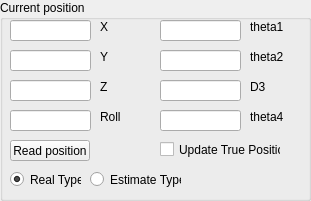
   <widget class="QGroupBox" name="gb_position_read">
    <property name="geometry">
     <rect>
      <x>10</x>
      <y>30</y>
      <width>311</width>
      <height>201</height>
     </rect>
    </property>
    <property name="title">
     <string>Current position</string>
    </property>
    <widget class="QLineEdit" name="tb_x_cur_cor">
     <property name="geometry">
      <rect>
       <x>10</x>
       <y>20</y>
       <width>81</width>
       <height>21</height>
      </rect>
     </property>
    </widget>
    <widget class="QLineEdit" name="tb_y_cur_cor">
     <property name="geometry">
      <rect>
       <x>10</x>
       <y>50</y>
       <width>81</width>
       <height>21</height>
      </rect>
     </property>
    </widget>
    <widget class="QLineEdit" name="tb_z_cur_cor">
     <property name="geometry">
      <rect>
       <x>10</x>
       <y>80</y>
       <width>81</width>
       <height>21</height>
      </rect>
     </property>
    </widget>
    <widget class="QLineEdit" name="tb_roll_cur_cor">
     <property name="geometry">
      <rect>
       <x>10</x>
       <y>110</y>
       <width>81</width>
       <height>21</height>
      </rect>
     </property>
    </widget>
    <widget class="QLineEdit" name="tb_theta1_cur_val">
     <property name="geometry">
      <rect>
       <x>160</x>
       <y>20</y>
       <width>81</width>
       <height>21</height>
      </rect>
     </property>
    </widget>
    <widget class="QLineEdit" name="tb_theta2_cur_val">
     <property name="geometry">
      <rect>
       <x>160</x>
       <y>50</y>
       <width>81</width>
       <height>21</height>
      </rect>
     </property>
    </widget>
    <widget class="QLineEdit" name="tb_d3_cur_val">
     <property name="geometry">
      <rect>
       <x>160</x>
       <y>80</y>
       <width>81</width>
       <height>21</height>
      </rect>
     </property>
    </widget>
    <widget class="QLineEdit" name="tb_theta4_cur_val">
     <property name="geometry">
      <rect>
       <x>160</x>
       <y>110</y>
       <width>81</width>
       <height>21</height>
      </rect>
     </property>
    </widget>
    <widget class="QLabel" name="label_8">
     <property name="geometry">
      <rect>
       <x>100</x>
       <y>20</y>
       <width>47</width>
       <height>13</height>
      </rect>
     </property>
     <property name="text">
      <string>X</string>
     </property>
    </widget>
    <widget class="QLabel" name="label_9">
     <property name="geometry">
      <rect>
       <x>100</x>
       <y>50</y>
       <width>47</width>
       <height>13</height>
      </rect>
     </property>
     <property name="text">
      <string>Y</string>
     </property>
    </widget>
    <widget class="QLabel" name="label_10">
     <property name="geometry">
      <rect>
       <x>100</x>
       <y>80</y>
       <width>47</width>
       <height>13</height>
      </rect>
     </property>
     <property name="text">
      <string>Z</string>
     </property>
    </widget>
    <widget class="QLabel" name="label_11">
     <property name="geometry">
      <rect>
       <x>100</x>
       <y>110</y>
       <width>47</width>
       <height>13</height>
      </rect>
     </property>
     <property name="text">
      <string>Roll</string>
     </property>
    </widget>
    <widget class="QLabel" name="label_12">
     <property name="geometry">
      <rect>
       <x>250</x>
       <y>110</y>
       <width>47</width>
       <height>13</height>
      </rect>
     </property>
     <property name="text">
      <string>theta4</string>
     </property>
    </widget>
    <widget class="QLabel" name="label_13">
     <property name="geometry">
      <rect>
       <x>250</x>
       <y>20</y>
       <width>47</width>
       <height>13</height>
      </rect>
     </property>
     <property name="text">
      <string>theta1</string>
     </property>
    </widget>
    <widget class="QLabel" name="label_14">
     <property name="geometry">
      <rect>
       <x>250</x>
       <y>80</y>
       <width>47</width>
       <height>13</height>
      </rect>
     </property>
     <property name="text">
      <string>D3</string>
     </property>
    </widget>
    <widget class="QLabel" name="label_15">
     <property name="geometry">
      <rect>
       <x>250</x>
       <y>50</y>
       <width>47</width>
       <height>13</height>
      </rect>
     </property>
     <property name="text">
      <string>theta2</string>
     </property>
    </widget>
    <widget class="QPushButton" name="bt_read_position">
     <property name="geometry">
      <rect>
       <x>10</x>
       <y>140</y>
       <width>80</width>
       <height>21</height>
      </rect>
     </property>
     <property name="text">
      <string>Read position</string>
     </property>
    </widget>
    <widget class="QRadioButton" name="rb_real_type">
     <property name="geometry">
      <rect>
       <x>10</x>
       <y>170</y>
       <width>71</width>
       <height>19</height>
      </rect>
     </property>
     <property name="text">
      <string>Real Type</string>
     </property>
     <property name="checked">
      <bool>true</bool>
     </property>
    </widget>
    <widget class="QRadioButton" name="rb_estimate_type">
     <property name="geometry">
      <rect>
       <x>90</x>
       <y>170</y>
       <width>91</width>
       <height>19</height>
      </rect>
     </property>
     <property name="text">
      <string>Estimate Type</string>
     </property>
     <property name="checked">
      <bool>false</bool>
     </property>
    </widget>
    <widget class="QCheckBox" name="cb_update_true_pos">
     <property name="geometry">
      <rect>
       <x>160</x>
       <y>140</y>
       <width>121</width>
       <height>19</height>
      </rect>
     </property>
     <property name="text">
      <string>Update True Position</string>
     </property>
    </widget>
   </widget>
